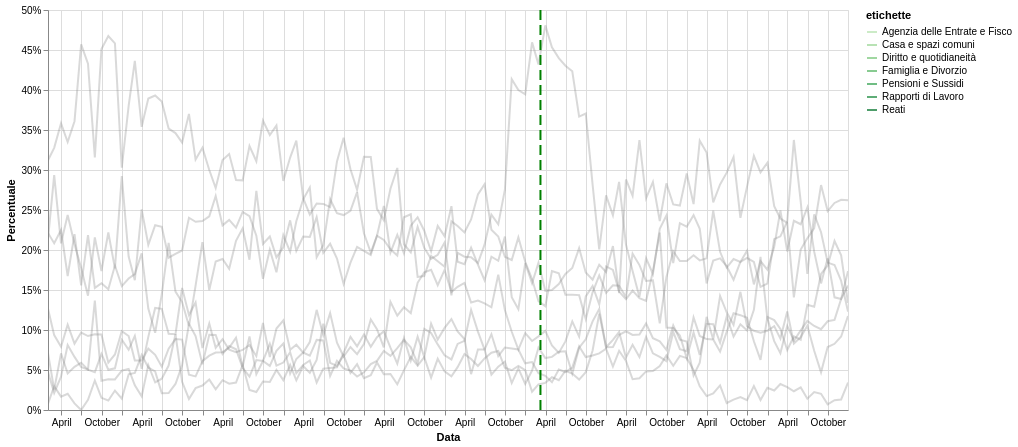

This figure's Vega-Lite source:
### Vega-Lite specification from a JSON file in a GitHub repository (floating-point values rounded to 4 significant figures; data arrays with more than 128 entries replaced by an {"elided": "..."} marker saying what was removed)
{"config": {"view": {"continuousWidth": 300, "continuousHeight": 300}}, "layer": [{"data": {"name": "data-e6c0c5254df2fda863cffcbd4dac6120"}, "mark": {"type": "line"}, "encoding": {"color": {"condition": {"param": "param_61", "empty": false, "field": "etichette", "scale": {"scheme": "greens"}, "type": "nominal"}, "value": "gray"}, "opacity": {"condition": {"param": "param_61", "value": 1, "empty": false}, "value": 0.3}, "tooltip": [{"field": "data", "type": "temporal"}, {"field": "countx_percentuale", "type": "quantitative"}, {"field": "etichette", "type": "nominal"}], "x": {"axis": {"title": "Data"}, "field": "data", "type": "temporal"}, "y": {"axis": {"format": ".0%", "title": "Percentuale"}, "field": "countx_percentuale", "scale": {"clamp": true, "domain": [0, 0.5]}, "type": "quantitative"}}, "name": "view_25"}, {"data": {"name": "data-4365a22400ee825b3600d1157439a19e"}, "mark": {"type": "rule", "color": "green", "strokeDash": [10, 5]}, "encoding": {"size": {"value": 2}, "tooltip": [{"field": "event", "type": "nominal"}], "x": {"field": "date", "type": "temporal"}}}], "height": 400, "params": [{"name": "param_61", "select": {"type": "point", "fields": ["etichette"]}, "bind": "legend", "views": ["view_25"]}, {"name": "param_62", "select": {"type": "interval", "encodings": ["x", "y"]}, "bind": "scales", "views": ["view_25"]}, {"name": "param_63", "select": {"type": "interval", "encodings": ["x", "y"]}, "bind": "scales", "views": ["view_25"]}], "width": 800, "$schema": "https://vega.github.io/schema/vega-lite/v5.17.0.json", "datasets": {"data-e6c0c5254df2fda863cffcbd4dac6120": {"elided": "840 records"}, "data-4365a22400ee825b3600d1157439a19e": [{"date": "2020-03-09", "event": "Covid"}]}}
